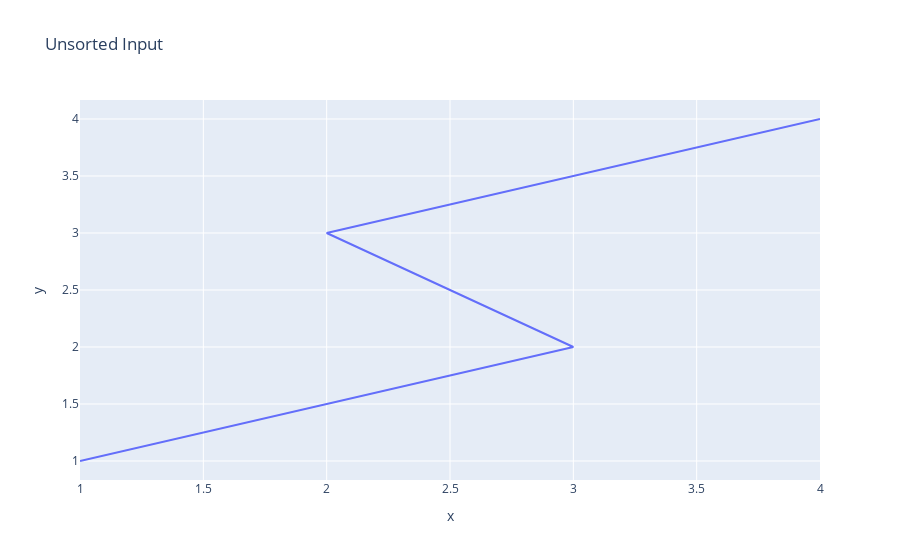
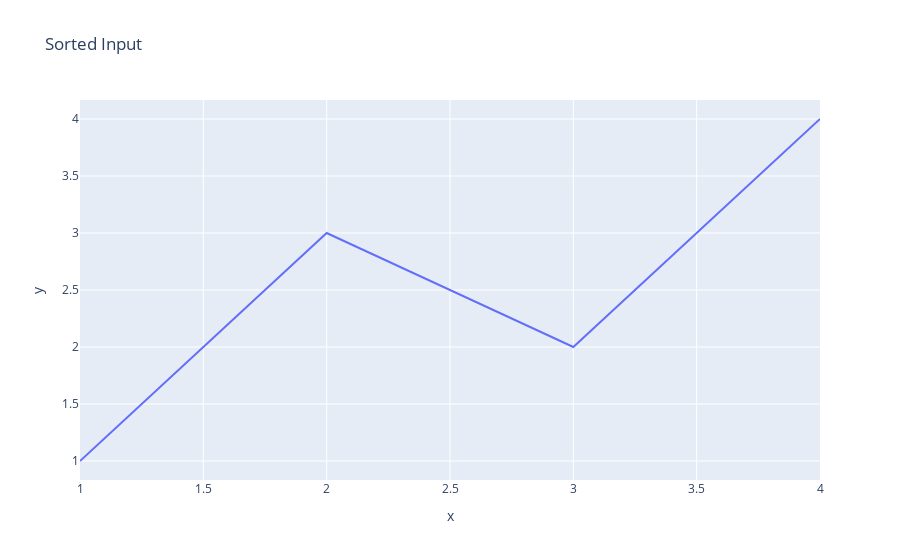

These figures' notebook cell, in order:
### Markdown cell above
### Data Order in Line Charts

### Code cell
import plotly.express as px
import pandas as pd

df = pd.DataFrame(dict(
    x = [1, 3, 2, 4],
    y = [1, 2, 3, 4]
))
fig = px.line(df, x="x", y="y", title="Unsorted Input") 
fig.show()

df = df.sort_values(by="x")
fig = px.line(df, x="x", y="y", title="Sorted Input") 
fig.show()

### Figure 1 — Plotly figure (JSON) as saved in the notebook; plotly's stock layout.template omitted (floating-point values rounded to 4 significant figures)
{"data": [{"hovertemplate": "x=%{x}<br>y=%{y}<extra></extra>", "legendgroup": "", "line": {"color": "#636efa", "dash": "solid"}, "marker": {"symbol": "circle"}, "mode": "lines", "name": "", "orientation": "v", "showlegend": false, "type": "scatter", "x": [1, 3, 2, 4], "xaxis": "x", "y": [1, 2, 3, 4], "yaxis": "y"}], "layout": {"legend": {"tracegroupgap": 0}, "title": {"text": "Unsorted Input"}, "xaxis": {"anchor": "y", "domain": [0, 1], "title": {"text": "x"}}, "yaxis": {"anchor": "x", "domain": [0, 1], "title": {"text": "y"}}}}

### Figure 2 — Plotly figure (JSON) as saved in the notebook; plotly's stock layout.template omitted (floating-point values rounded to 4 significant figures)
{"data": [{"hovertemplate": "x=%{x}<br>y=%{y}<extra></extra>", "legendgroup": "", "line": {"color": "#636efa", "dash": "solid"}, "marker": {"symbol": "circle"}, "mode": "lines", "name": "", "orientation": "v", "showlegend": false, "type": "scatter", "x": [1, 2, 3, 4], "xaxis": "x", "y": [1, 3, 2, 4], "yaxis": "y"}], "layout": {"legend": {"tracegroupgap": 0}, "title": {"text": "Sorted Input"}, "xaxis": {"anchor": "y", "domain": [0, 1], "title": {"text": "x"}}, "yaxis": {"anchor": "x", "domain": [0, 1], "title": {"text": "y"}}}}
